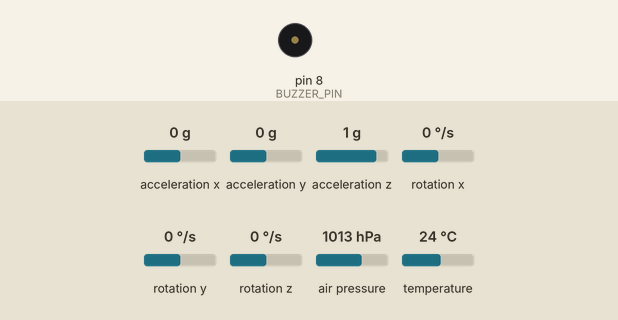
This sketch was run on a simulated Arduino Uno, built with avr-gcc and run on an emulated ATmega328P. On the bench: buzzer (waves = sounding, pin HIGH). The inputs (shaded band) are chosen by the test bench; at power-on: air pressure 1013 hPa, acceleration x 0 g, acceleration y 0 g, acceleration z 1 g, rotation x 0 °/s, rotation y 0 °/s, rotation z 0 °/s, temperature 24 °C. What the sketch prints to the serial monitor is not drawn.

Above: at 2.2 s.
2.3 s: air pressure set to 1017 hPa
At 3.8 s:
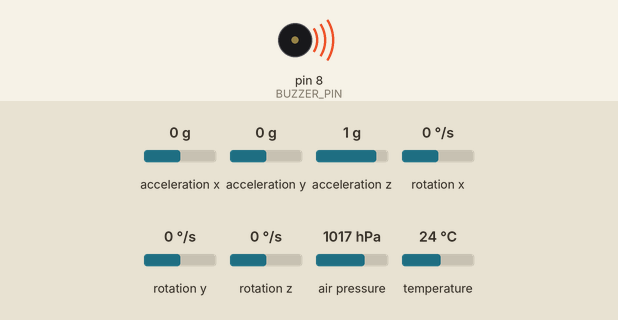
4.8 s: air pressure set to 952 hPa
At 6.4 s:
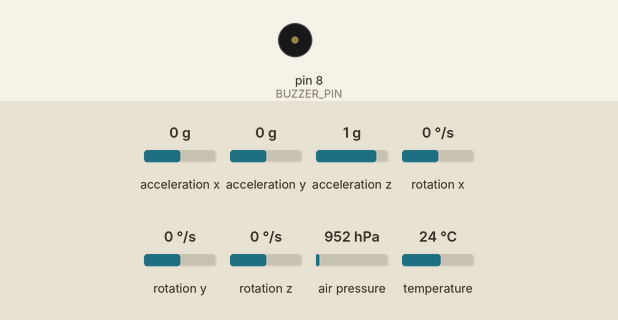
9.1 s: air pressure set to 1025 hPa
At 10.3 s:
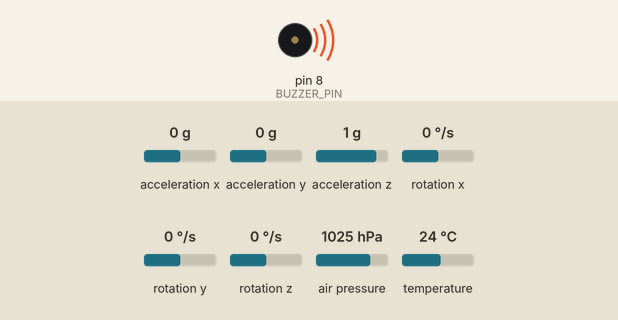
10.7 s: air pressure set to 975 hPa
At 12.9 s:
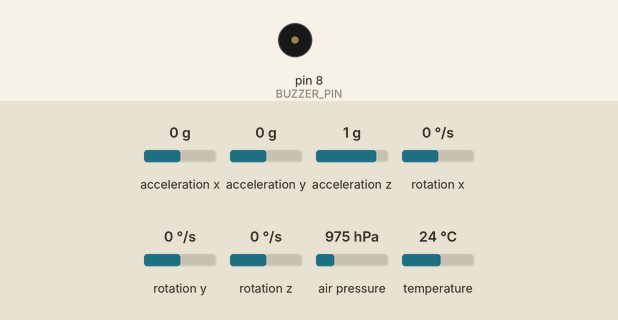
Timing chart, 0 to 13.9 s (numbered marks = the images above; inputs shaded):
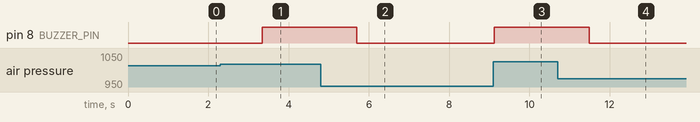

The sketch:

hand_final.ino
```cpp
#include <Wire.h>
#include <Adafruit_Sensor.h>
#include <Adafruit_BMP085_U.h>
#include <Adafruit_MPU6050.h>

// Create sensor instances
Adafruit_BMP085_Unified bmp = Adafruit_BMP085_Unified(10085);
Adafruit_MPU6050 mpu;

// Buzzer pin
#define BUZZER_PIN 8

String currentPoint = "";
String previousPoint = "";

// Helper: check if a value is in range
bool inRange(float val, float minVal, float maxVal) {
  return (val >= minVal && val <= maxVal);
}

void setup() {
  Serial.begin(9600);
  while (!Serial);

  Serial.println("BMP180 + MPU6050 (Accel X-based point detection)");

  pinMode(BUZZER_PIN, OUTPUT);
  digitalWrite(BUZZER_PIN, LOW);

  // Initialize BMP180
  if (!bmp.begin()) {
    Serial.println("BMP180 not detected. Check wiring!");
  } else {
    Serial.println("BMP180 detected!");
  }

  // Initialize MPU6050
  if (!mpu.begin()) {
    Serial.println("MPU6050 not detected. Check wiring!");
  } else {
    Serial.println("MPU6050 detected!");
  }

  delay(1000);
}

void loop() {
  // --- BMP180 Readings ---
  sensors_event_t event;
  bmp.getEvent(&event);

  if (event.pressure) {
    Serial.print("Pressure: ");
    Serial.print(event.pressure);
    Serial.print(" hPa | ");

    float altitude = bmp.pressureToAltitude(1013.25, event.pressure);
    Serial.print("Altitude: ");
    Serial.print(altitude);
    Serial.println(" m");

    // --- Buzzer control for pressure > 1015 ---
    if (event.pressure > 1015.0) {
      digitalWrite(BUZZER_PIN, HIGH);
      Serial.println("🚨 Pressure High! Buzzer ON");
    } else {
      digitalWrite(BUZZER_PIN, LOW);
    }
  }

  // --- MPU6050 Readings ---
  sensors_event_t accel, gyro, temp;
  mpu.getEvent(&accel, &gyro, &temp);

  float ax = accel.acceleration.x;
  float ay = accel.acceleration.y;
  float az = accel.acceleration.z;

  Serial.print("Accel (m/s²) X: ");
  Serial.print(ax);
  Serial.print(" | Y: ");
  Serial.print(ay);
  Serial.print(" | Z: ");
  Serial.println(az);

  // --- Detect points using only accel X ---
  if (inRange(ax, -2.20, -2.10)) currentPoint = "A";
  else if (inRange(ax, -1.75, -1.85)) currentPoint = "D";
  else if (inRange(ax, -2.50, -2.40)) currentPoint = "C";
  else if (inRange(ax, -2.85, -2.75)) currentPoint = "B";
  else currentPoint = "Unknown";

  Serial.print("Detected Point: ");
  Serial.println(currentPoint);

  // --- Handle Unknown Position ---
  if (currentPoint == "Unknown") {
    Serial.println("⚠ Correct your position!");
  }

  // --- Transition Logic ---
  if (previousPoint != currentPoint && currentPoint != "Unknown") {
    Serial.print("Transition: ");
    Serial.print(previousPoint);
    Serial.print(" -> ");
    Serial.println(currentPoint);

    bool valid = false;

    // Valid path: A → D → C → B
    if ((previousPoint == "A" && currentPoint == "D") ||
        (previousPoint == "D" && currentPoint == "C") ||
        (previousPoint == "C" && currentPoint == "B")) {
      valid = true;
      Serial.println("✅ Valid sequence step");
    }

    if (!valid && previousPoint != "") {
      Serial.println("❌ Wrong sequence!");
    }

    previousPoint = currentPoint;
  }

  Serial.println("--------------------------------------");
  delay(1000);
}
```

Measured:
- the behaviour switches between 1015 and 1016 hPa on air pressure (found by bisection; images 0 and 1)
- after the input at 2.3 s, pin 8 (BUZZER_PIN): LOW → HIGH after 1.0 s
- after the input at 4.8 s, pin 8 (BUZZER_PIN): HIGH → LOW after 0.89 s
- after the input at 9.1 s, pin 8 (BUZZER_PIN): LOW → HIGH at once
- after the input at 10.7 s, pin 8 (BUZZER_PIN): HIGH → LOW after 0.78 s
